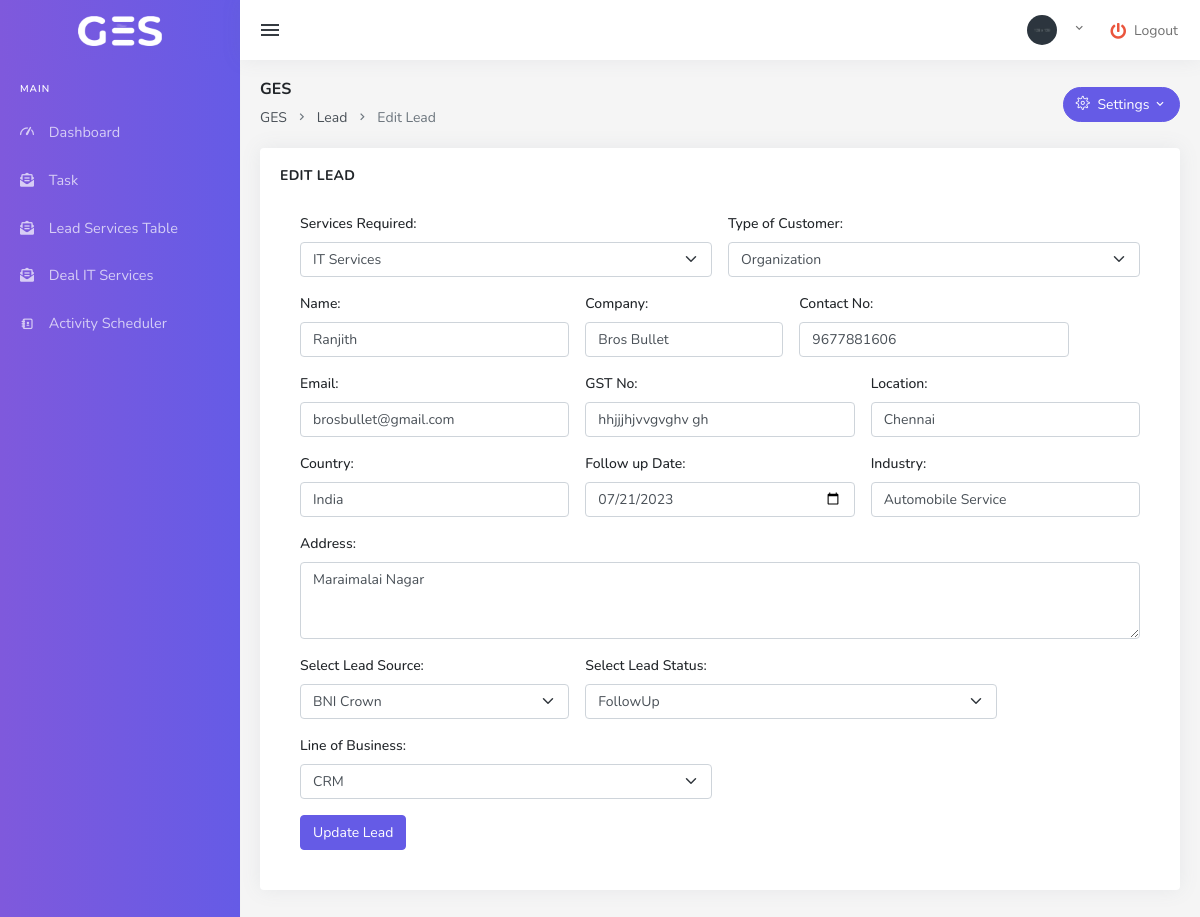
Page /admin/user_edit_lead/14 on the committed database.
### tables this page shows
CREATE TABLE `lead` (
  `id` int(11) NOT NULL,
  `name` varchar(255) DEFAULT NULL,
  `company` varchar(255) DEFAULT NULL,
  `contact_no` varchar(20) DEFAULT NULL,
  `email` varchar(255) DEFAULT NULL,
  `address` text DEFAULT NULL,
  `gst_no` varchar(50) DEFAULT NULL,
  `location` varchar(255) DEFAULT NULL,
  `country` varchar(255) DEFAULT NULL,
  `follow_up_date` date DEFAULT NULL,
  `industry` varchar(255) DEFAULT NULL,
  `l_source` varchar(255) DEFAULT 'default_value',
  `l_status` varchar(50) DEFAULT 'default_value',
  `ServicesRequired` varchar(255) NOT NULL DEFAULT 'DefaultService',
  `TypeOfCustomer` varchar(255) NOT NULL DEFAULT 'DefaultType',
  `line_of_business` varchar(255) DEFAULT 'DefaultLOB'
);

CREATE TABLE `leadservicesrequired` (
  `id` int(11) NOT NULL,
  `ServicesRequired` varchar(255) NOT NULL
);

CREATE TABLE `lead_source` (
  `source_id` int(11) NOT NULL,
  `source_name` varchar(255) NOT NULL
);

CREATE TABLE `lead_status` (
  `status_id` int(11) NOT NULL,
  `status_name` varchar(50) NOT NULL
);

CREATE TABLE `line_of_business` (
  `id` int(11) NOT NULL,
  `line_of_business` varchar(255) DEFAULT NULL
);

### application/controllers/Admin.php (called while the page is built, shortened)
<?php
class Admin extends CI_Controller {
	public function __construct() {
        $this->load->model('Lead_model');
        $this->load->model('lead_source_model');
        $this->load->model('lead_status_model');
        $this->load->model('LeadServicesRequired_model');
        $this->load->model('Line_of_business_model');
        $this->load->model('It_service_model');
    }
    public function user_edit_lead($id) {
        if ($_SERVER['REQUEST_METHOD'] === 'POST') {
            $data = array(
                'ServicesRequired' => $this->input->post('ServicesRequired'),
                'TypeOfCustomer' => $this->input->post('TypeOfCustomer'),
                'name' => $this->input->post('name'),
                'company' => $this->input->post('company'),
                'contact_no' => $this->input->post('contact_no'),
                'email' => $this->input->post('email'),
                'address' => $this->input->post('address'),
                'gst_no' => $this->input->post('gst_no'),
                'location' => $this->input->post('location'),
                'country' => $this->input->post('country'),
                'follow_up_date' => $this->input->post('follow_up_date'),
                'industry' => $this->input->post('industry'),
                'l_source' => $this->input->post('lead_source'),
                'l_status' => $this->input->post('l_status'),
                'line_of_business' => $this->input->post('line_of_business'),
            );
            $result = $this->Lead_model->edit_lead($id, $data);
            if ($result) {
                $this->session->set_flashdata('success', 'Lead updated successfully.');
                redirect('admin/user_lead');
            } else {
                $this->session->set_flashdata('error', 'Failed to update lead.');
                redirect('admin/usr_edit_lead/' . $id);
            }
        } else {
            $lead_data = $this->Lead_model->get_lead($id);
            $data['lead_services_required'] = $this->LeadServicesRequired_model->get_all_services_required();
            $data['lead_sources'] = $this->Lead_model->get_lead_sources();
            $data['lead_status'] = $this->Lead_model->get_lead_status();
            $data['line_of_business_options'] = $this->Line_of_business_model->get_all_lines_of_business();
            $data = array_merge($data, $lead_data);
            $this->load->view('admin/user_edit_lead', $data);
        }
    }
}
?>

### index.php (called while the page is built, shortened)
<?php
require_once BASEPATH.'core/CodeIgniter.php';

### application/models/Lead_model.php (called while the page is built, shortened)
<?php
class Lead_model extends CI_Model {
    public function get_lead($id) {
        $this->db->where('id', $id);
        $query = $this->db->get('lead');
        return $query->row_array();
    }
    public function get_lead_sources() {
        $query = $this->db->select('source_name')
                          ->from('lead_source')
                          ->get();
        if ($query->num_rows() > 0) {
            return $query->result();
        } else {
            return array();
        }
    }
  public function get_lead_status() {
    $query = $this->db->select('status_name')
                      ->from('lead_status')
                      ->get();
    if ($query->num_rows() > 0) {
        return $query->result();
    } else {
        return array();
    }
}
}

### application/models/LeadServicesRequired_model.php (called while the page is built, shortened)
<?php
class LeadServicesRequired_model extends CI_Model {
    public function get_all_services_required() {
        return $this->db->get('LeadServicesRequired')->result();
    }
}
?>

### application/models/line_of_business_model.php (called while the page is built, shortened)
<?php
class Line_of_business_model extends CI_Model {
    public function get_all_lines_of_business() {
        $query = $this->db->get('line_of_business');
        return $query->result();
    }
}
?>

### application/views/admin/user_edit_lead.php (the view, shortened to what this page needs)
        <div class="page-title-box">
            <div class="row align-items-center">
                <div class="col-md-8">
                    <h6 class="page-title">GES</h6>
                    <ol class="breadcrumb m-0">
                        <li class="breadcrumb-item"><a href="#">GES</a></li>
                        <li class="breadcrumb-item"><a href="#">Lead</a></li>
                        <li class="breadcrumb-item active" aria-current="page">Edit Lead</li>
                    </ol>
                </div>
                <div class="col-md-4">
                    <div class="float-end d-none d-md-block">
                        <div class="dropdown">
                            <button class="btn btn-primary btn-rounded dropdown-toggle" type="button" id="dropdownMenuButton" data-bs-toggle="dropdown" aria-expanded="false">
                                <i class="ti-settings me-1"></i> Settings <i class="mdi mdi-chevron-down"></i>
                            </button>
                        </div>
                    </div>
                </div>
            </div>
        </div>
        <div class="row">
                            <div class="col-12">
                                <div class="card">
                                    <div class="card-body">
                                        <h4 class="card-title">Edit Lead</h4>
    <form action="<?php echo base_url('admin/user_edit_lead/' . $id); ?>" method="post" class="row g-3 needs-validation" novalidate style="padding: 20px;">
    <div class="col-md-6">
    <label for="ServicesRequired" class="form-label">Services Required:</label>
    <select class="form-select" id="ServicesRequired" name="ServicesRequired" required>
        <?php foreach ($lead_services_required as $service_required) { ?>
            <option value="<?php echo $service_required->ServicesRequired; ?>" <?php echo ($service_required->ServicesRequired === $ServicesRequired) ? 'selected' : ''; ?>>
                <?php echo $service_required->ServicesRequired; ?>
            </option>
        <?php } ?>
    </select>
</div>
<div class="col-md-6">
    <label for="TypeOfCustomer" class="form-label">Type of Customer:</label>
    <select class="form-select" id="TypeOfCustomer" name="TypeOfCustomer" required>
        <option value="Organization" <?php echo ($TypeOfCustomer === 'Organization') ? 'selected' : ''; ?>>Organization</option>
    </select>
</div>
        <div class="col-md-4">
            <label for="name" class="form-label">Name:</label>
            <input type="text" class="form-control" id="name" name="name" placeholder="Enter your name" required value="<?php echo $name; ?>">
        </div>
        <div class="col-md-3">
            <label for="company" class="form-label">Company:</label>
            <input type="text" class="form-control" id="company" name="company" placeholder="Enter your company" required value="<?php echo $company; ?>">
        </div>
        <div class="col-md-4">
            <label for="contact" class="form-label">Contact No:</label>
            <input type="text" class="form-control" id="contact" name="contact_no" placeholder="Enter your contact number" required value="<?php echo $contact_no; ?>">
        </div>
        <div class="col-md-4">
            <label for="email" class="form-label">Email:</label>
            <input type="email" class="form-control" id="email" name="email" placeholder="Enter your email address" required value="<?php echo $email; ?>">
        </div>
        <div class="col-md-4">
            <label for="gst" class="form-label">GST No:</label>
            <input type="text" class="form-control" id="gst" name="gst_no" placeholder="Enter your GST number" value="<?php echo $gst_no; ?>">
        </div>
        <div class="col-md-4">
            <label for="location" class="form-label">Location:</label>
            <input type="text" class="form-control" id="location" name="location" placeholder="Enter your location" required value="<?php echo $location; ?>">
        </div>
        <div class="col-md-4">
            <label for="country" class="form-label">Country:</label>
            <input type="text" class="form-control" id="country" name="country" placeholder="Enter your country" required value="<?php echo $country; ?>">
        </div>
        <div class="col-md-4">
            <label for="followup" class="form-label">Follow up Date:</label>
            <input type="date" class="form-control" id="followup" name="follow_up_date" required value="<?php echo $follow_up_date; ?>">
        </div>
        <div class="col-md-4">
            <label for="industry" class="form-label">Industry:</label>
            <input type="text" class="form-control" id="industry" name="industry" placeholder="Enter your industry" required value="<?php echo $industry; ?>">
        </div>
        <div class="col-md-12">
            <label for="address" class="form-label">Address:</label>
            <textarea class="form-control" id="address" name="address" rows="3" placeholder="Enter your address" required><?php echo $address; ?></textarea>
        </div>
        <div class="col-md-4">
            <label for="lead_source" class="form-label">Select Lead Source:</label>
            <select name="lead_source" class="form-select" required>
                <?php foreach ($lead_sources as $lead_source) { ?>
                    <option value="<?php echo $lead_source->source_name; ?>" <?php echo ($lead_source->source_name === $l_source) ? 'selected' : ''; ?>>
                        <?php echo $lead_source->source_name; ?>
                    </option>
                <?php } ?>
            </select>
        </div>
        <div class="col-md-6">
            <label for="lead_status" class="form-label">Select Lead Status:</label>
            <select name="l_status" class="form-select" required>
                <?php foreach ($lead_status as $lead_stat) { ?>
                    <option value="<?php echo $lead_stat->status_name; ?>" <?php echo ($lead_stat->status_name === $l_status) ? 'selected' : ''; ?>>
                        <?php echo $lead_stat->status_name; ?>
                    </option>
                <?php } ?>
            </select>
        </div>
    <div class="col-md-6">
        <label for="line_of_business" class="form-label">Line of Business:</label>
        <select class="form-select" id="line_of_business" name="line_of_business" required>
            <?php foreach ($line_of_business_options as $lob) { ?>
                <option value="<?php echo $lob->line_of_business; ?>" <?php echo ($lob->line_of_business === $line_of_business) ? 'selected' : ''; ?>>
                    <?php echo $lob->line_of_business; ?>
                </option>
            <?php } ?>
        </select>
    </div>
        <div class="col-12">
            <button class="btn btn-primary" type="submit">Update Lead</button>
        </div>
    </form>
</div>
</div></div></div></div>

### rows in the picture
lead: ServicesRequired "IT Services", TypeOfCustomer "Organization", name "Ranjith", company "Bros Bullet", contact_no "9677881606", email "brosbullet@gmail.com", gst_no "hhjjjhjvvgvghv gh", location "Chennai", country "India", follow_up_date "07/21/2023", industry "Automobile Service", address "Maraimalai Nagar", lead_source "BNI Crown", l_status "FollowUp", line_of_business "CRM"
